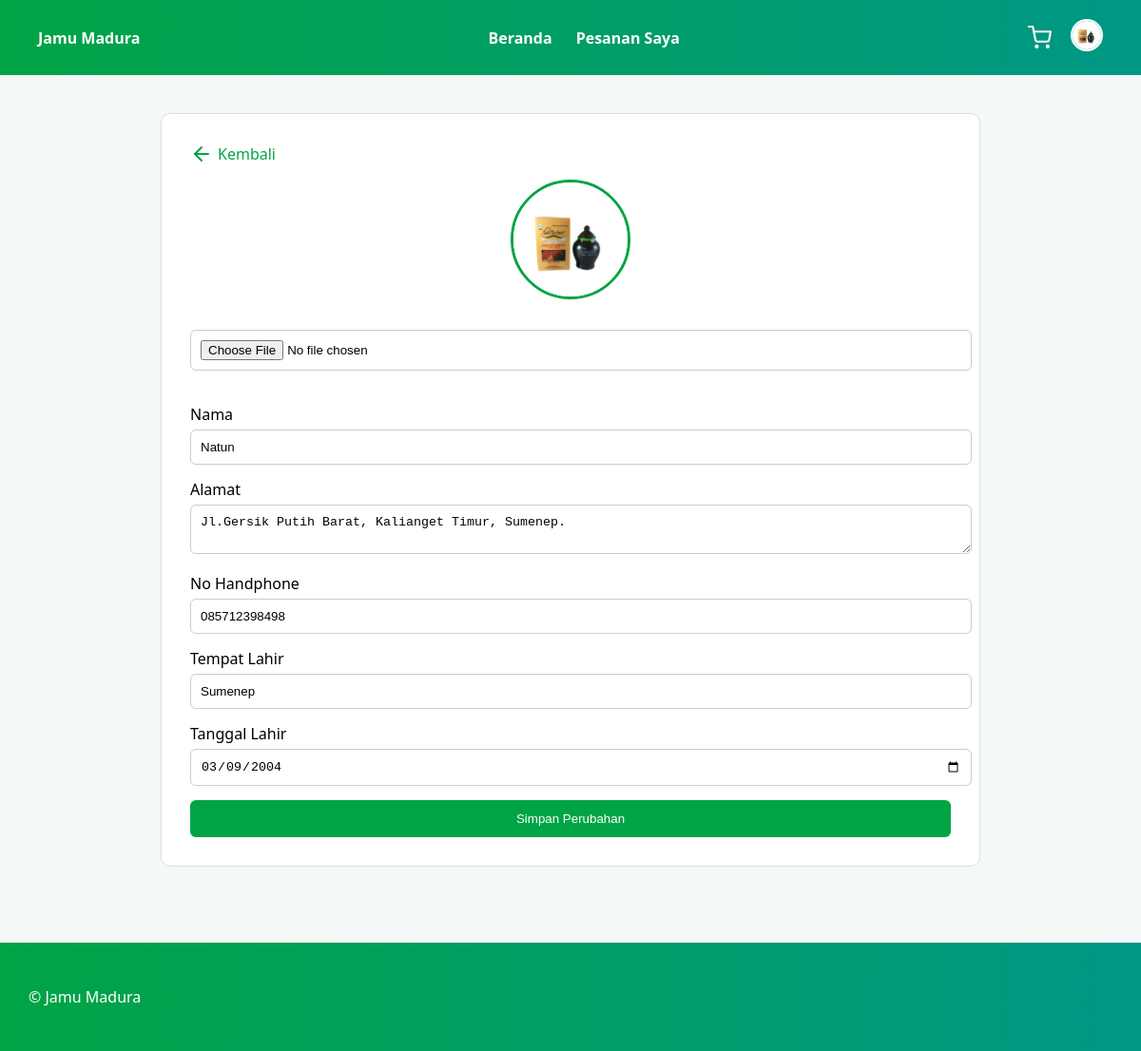
/customer/profil/edit_profil.php (signed in), run on the app's committed database.
### tables this page shows
CREATE TABLE `users` (
  `id_user` int NOT NULL,
  `nama` varchar(100) DEFAULT NULL,
  `email` varchar(100) DEFAULT NULL,
  `password` varchar(255) DEFAULT NULL,
  `role` enum('admin','customer') DEFAULT 'customer',
  `jwt_token` text,
  `created_at` timestamp NULL DEFAULT CURRENT_TIMESTAMP,
  `updated_at` timestamp NULL DEFAULT NULL,
  `foto` varchar(255) DEFAULT NULL,
  `alamat` text,
  `no_hp` varchar(20) DEFAULT NULL,
  `tempat_lahir` varchar(100) DEFAULT NULL,
  `tanggal_lahir` date DEFAULT NULL
);

### customer/profil/edit_profil.php (the view, shortened to what this page needs)
<?php
include "../db.php";
$id_user = intval($_SESSION['id_user']);
$user = $conn->query("SELECT * FROM users WHERE id_user = $id_user")->fetch_assoc();
?>
<!DOCTYPE html>
<html lang="id">
<head>
</head>
<body>
<div class="navbar">
    <div><strong>Jamu Madura</strong></div>
    <div class="menu">
        <a href="../produk/index.php">Beranda</a>
        <a href="../pesanan/pesanan.php">Pesanan Saya</a>
    </div>
    <div class="nav-right">
        <a href="../keranjang/keranjang.php">
            <i data-feather="shopping-cart"></i>
        </a>
        <div class="profile-wrapper">
            <div class="profile-icon" onclick="toggleDropdown()">
                <?php if(!empty($user['foto'])): ?>
                    <img src="../upload/profile/<?= $user['foto']; ?>">
                <?php endif; ?>
            </div>
        </div>
    </div>
</div>
<div class="container">
    <div style="margin-bottom:15px;">
        <a href="../profil/profil.php" style="display:flex; align-items:center; gap:5px; color:var(--primary); text-decoration:none;">
            <i data-feather="arrow-left"></i>
            <span>Kembali</span>
        </a>
    </div>
    <form method="POST" enctype="multipart/form-data">
        <div class="profile-pic">
            <img src="../upload/profile/<?= $user['foto'] ?? 'default.png'; ?>">
            <br><br>
            <input type="file" name="foto">
        </div>
        <label>Nama</label>
        <input type="text" name="nama" value="<?= $user['nama']; ?>">
        <label>Alamat</label>
        <textarea name="alamat"><?= $user['alamat']; ?></textarea>
        <label>No Handphone</label>
        <input type="text" name="no_hp" value="<?= $user['no_hp']; ?>">
        <label>Tempat Lahir</label>
        <input type="text" name="tempat_lahir" value="<?= $user['tempat_lahir']; ?>">
        <label>Tanggal Lahir</label>
        <input type="date" name="tanggal_lahir" value="<?= $user['tanggal_lahir']; ?>">
        <button type="submit" name="simpan" class="btn">
            Simpan Perubahan
        </button>
    </form>
</div>
<div class="footer">
    <p>© Jamu Madura</p>
</div>
</body>
</html>

### customer/profil/edit_profil.php (style rules this page uses)
:root { --primary: #00A445; --secondary: #009968; --accent: #009785; --light: #f4f8f7; --text: #333; }
body { margin: 0; font-family: 'Segoe UI', sans-serif; background: var(--light); display: flex; flex-direction: column; min-height: 100vh; }
.navbar { background: linear-gradient(90deg, var(--primary), var(--accent)); color: white; display: flex; justify-content: space-between; padding: 20px 40px; align-items: center; }
.navbar .menu { display: flex; gap: 25px; }
.navbar a { color: white; text-decoration: none; font-weight: 700; transition: all 0.25s ease-in-out; }
.navbar svg { width: 25px; height: 25px; stroke: white; cursor: pointer; transition: all 0.25s ease-in-out; transform-origin: center; }
.nav-right { display: flex; align-items: center; gap: 20px; }
.nav-right a { display: flex; align-items: center; }
.profile-wrapper { position: relative; }
.profile-icon img { width: 30px; height: 30px; border-radius: 50%; object-fit: cover; border: 2px solid white; cursor: pointer; transition: 0.3s; }
.container { max-width: 800px; margin: 40px auto; background: white; padding: 30px; border-radius: 10px; border: 1px solid #ddd; }
.profile-pic { text-align: center; margin-bottom: 20px; }
.profile-pic img { width: 120px; height: 120px; border-radius: 50%; object-fit: cover; border: 3px solid var(--primary); }
input, textarea { width: 100%; padding: 10px; margin-top: 5px; margin-bottom: 15px; border-radius: 6px; border: 1px solid #ccc; }
.btn { background: var(--primary); color: white; padding: 12px; border: none; width: 100%; border-radius: 6px; cursor: pointer; }
.footer { background: linear-gradient(90deg, var(--primary), var(--accent)); color: white; padding: 30px; margin-top: 40px; }

### data on the page
users: foto (picture), nama "Natun", alamat "Jl.Gersik Putih Barat, Kalianget Timur, Sumenep.", no_hp "085712398498", tempat_lahir "Sumenep", tanggal_lahir "03/09/2004"
